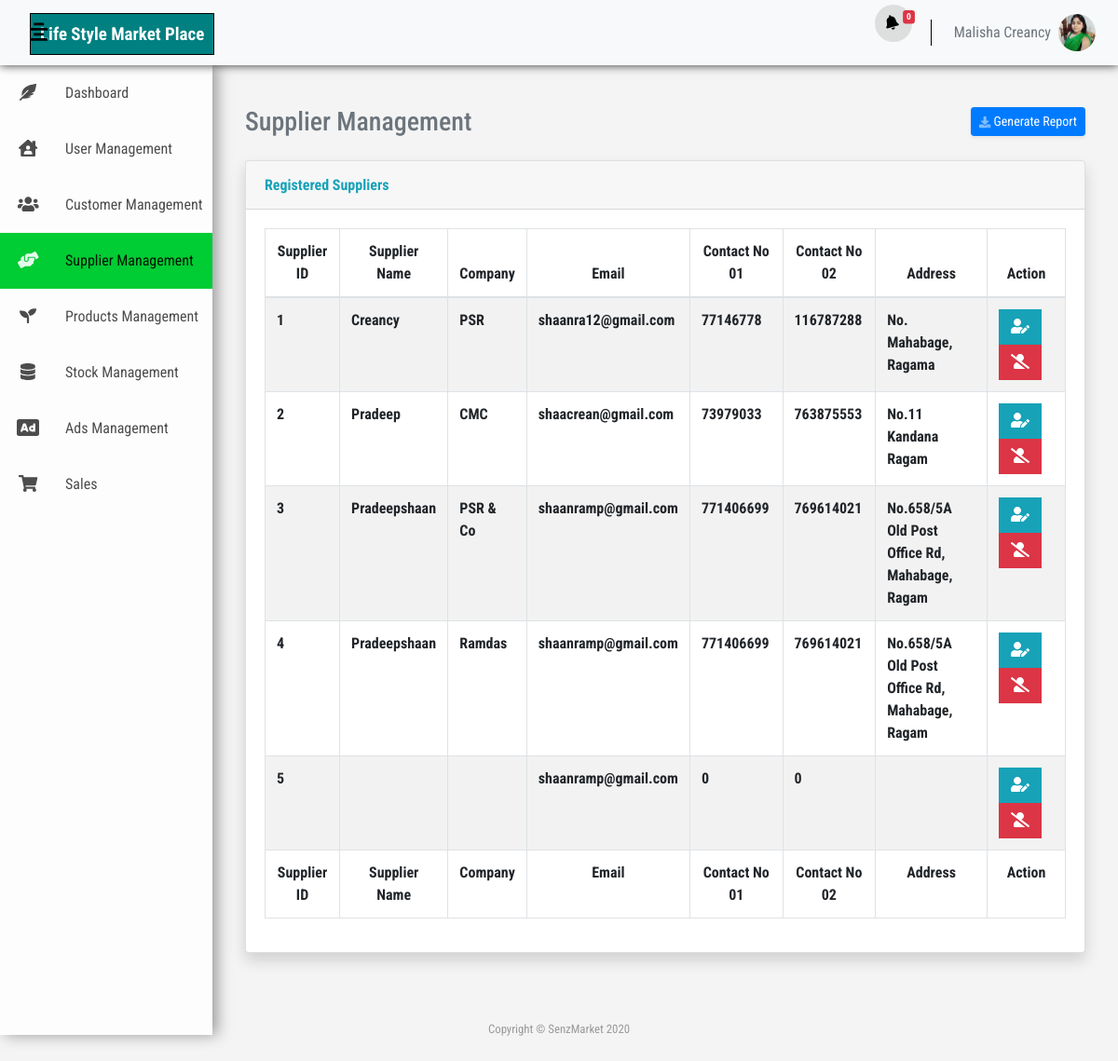
The page /supplier-management.php (signed in) on the database its author committed.
### tables this page shows
CREATE TABLE `user` (
  `user_id` int(11) NOT NULL,
  `user_name` varchar(100) NOT NULL,
  `user_fname` varchar(100) NOT NULL,
  `user_lname` varchar(100) NOT NULL,
  `user_dob` date NOT NULL,
  `user_address` varchar(500) NOT NULL,
  `user_gender` varchar(20) NOT NULL,
  `user_nic` varchar(100) NOT NULL,
  `user_email` varchar(100) NOT NULL,
  `user_password` varchar(100) DEFAULT NULL,
  `user_cno1` varchar(20) NOT NULL,
  `user_cno2` varchar(20) NOT NULL,
  `user_img` varchar(500) NOT NULL DEFAULT 'IMG-6097c453cec5e1.36388049.jpg',
  `user_country` varchar(255) NOT NULL,
  `user_language` varchar(255) NOT NULL,
  `user_reg_date` datetime NOT NULL,
  `user_status` int(11) NOT NULL DEFAULT '1',
  `role_role_id` int(11) NOT NULL
);

CREATE TABLE `supplier` (
  `supplier_id` int(11) NOT NULL,
  `supplier_uname` varchar(255) NOT NULL,
  `supplier_fname` varchar(100) NOT NULL,
  `supplier_lname` varchar(100) NOT NULL,
  `supplier_company` varchar(100) DEFAULT NULL,
  `supplier_email` varchar(100) NOT NULL,
  `supplier_cno1` int(11) NOT NULL,
  `supplier_cno2` int(11) DEFAULT NULL,
  `supplier_address` varchar(45) NOT NULL,
  `supplier_status` int(11) NOT NULL DEFAULT '1',
  `supplier_password` varchar(255) NOT NULL
);

### supplier-management.php (the view, shortened to what this page needs)
<?php
include("./header.php");
function viewSupplier() {
    $conn = ControlDB::getconnect();
    $sql = "SELECT * FROM supplier";
    $result = $conn->query($sql) or die($conn->error);
    return $result;
}
?>
<link rel="stylesheet" type="text/css" href="css/users-ex.css">
<div class="wrapper">
    <div class="sidebar">
        <div class="sidebar-menu">
            <li class="item">
                <a href="index.php" data-toggle="tooltip" title="Dashboard" data-placement="left" class="menu-btn">
                    <i class="fas fa-feather-alt"></i><span>Dashboard</span>
                </a>
            </li>
            <li class="item">
                <a href="in_users.php" data-toggle="tooltip" title="User Management" data-placement="left" class="menu-btn">
                    <i class="fas fa-house-user"></i><span>User Management</span>
                </a>
            </li>
            <li class="item">
                <a href="ex_users.php" data-toggle="tooltip" title="Customer Management" data-placement="left" class="menu-btn">
                    <i class="fas fa-users"></i><span>Customer Management</span>
                </a>
            </li>
            <li class="item">
                <a href="#" data-toggle="tooltip" title="Customer Management" data-placement="left" class="current">
                    <i class="fas fa-hands-helping"></i><span>Supplier Management</span>
                </a>
            </li>
            <li class="item">
                <a href="product.php" data-toggle="tooltip" title="Products Management" data-placement="left" class="menu-btn">
                    <i class="fas fa-seedling"></i><span>Products Management</span>
                </a>
            </li>
            <li class="item">
                <a href="stock-management.php" data-toggle="tooltip" title="Products Management" data-placement="left" class="menu-btn">
                    <i class="fas fa-database"></i><span>Stock Management</span>
                </a>
            </li>
            <li class="item">
                <a href="ads-mgmt.php" data-toggle="tooltip" title="Ads Management" data-placement="left" class="menu-btn">
                    <i class="fas fa-ad fa-lg"></i></i><span>Ads Management</span>
                </a>
            </li>
            <li class="item">
                <a href="sales.php" data-toggle="tooltip" title="Sales" data-placement="left" class="menu-btn">
                    <i class="fas fa-shopping-cart"></i><span>Sales</span>
                </a>
            </li>
        </div>
    </div>
    <div class="content">
        <div class="container-fluid">
            <div class="d-sm-flex align-items-center justify-content-between mb-4">
                <h1 class="h3 mb-0 text-secondary">Supplier Management</h1>
                <a href="report.php" class="d-none d-sm-inline-block btn btn-sm btn-primary shadow-sm">
                    <i class="fas fa-download fa-sm text-white-50"></i>
                    Generate Report
                </a>
            </div>
            <div class="card shadow mb-4"  id="in_user_table">
                <div class="card-header py-3">
                    <h6 class="m-0 font-weight-bold text-info">Registered Suppliers</h6>
                </div>
                <div class="card-body">
                    <div class="table-responsive">
                        <table class="table table-bordered table-striped" id="dataTable" width="100%" cellspacing="0">
                            <thead>
                                <tr style="text-align: center">
                                    <th>Supplier ID</th>
                                    <th>Supplier Name</th>
                                    <th>Company</th>
                                    <th>Email</th>
                                    <th>Contact No 01</th>
                                    <th>Contact No 02</th>
                                    <th>Address</th>
                                    <th>Action</th>
                                </tr>
                            </thead>
                            <tfoot>
                                <tr style="text-align: center">
                                    <th>Supplier ID</th>
                                    <th>Supplier Name</th>
                                    <th>Company</th>
                                    <th>Email</th>
                                    <th>Contact No 01</th>
                                    <th>Contact No 02</th>
                                    <th>Address</th>
                                    <th>Action</th>
                                </tr>
                            </tfoot>
                            <tbody>
                                <?php
                                $supplier_no = 1;
                                $result = viewSupplier();
                                while ($row = mysqli_fetch_array($result)) {
                                    ?>
                                    <tr>
                                        <th><?php echo $supplier_no++; ?></th>
                                        <th><?php echo $row['supplier_uname']; ?></th>
                                        <th><?php echo $row['supplier_company']; ?></th>
                                        <th><?php echo $row['supplier_email']; ?></th>
                                        <th><?php echo $row['supplier_cno1']; ?></th>
                                        <th><?php echo $row['supplier_cno2']; ?></th>
                                        <th><?php echo $row['supplier_address']; ?></th>
                                        <th>
                                            <ul class="list-inline m-0">
                                                <li class="list-inline-item">
                                                    <button class="btn btn-info btn rounded-0 editbtn" name="edit" type="button" type="button" data-toggle="modal" data-backdrop="static" data-keyboard="false" data-target="#supplierUpdateModal"><i class="fas fa-user-edit"></i></button>
                                                </li>
                                                <li class="list-inline-item">
                                                    <button class="btn btn-danger btn rounded-0 deletebtn" name="delete" type="button" data-toggle="modal" title="Delete" data-target="#supplierDeleteModal"><i class="fas fa-user-slash"></i></button>
                                                </li>
                                            </ul>
                                        </th>
                                    </tr>
                                <?php } ?>
                            </tbody>
                        </table>
                    </div>
                </div>
            </div>
        </div>
    </div>
</div>
<?php include("./footer.php"); ?>

### header.php (shortened to what this page needs)
<?php
function profileUserPic() {
    $conn = ControlDB::getconnect();
    $current_user = $_SESSION['user']['user_id'];
    $sql = "SELECT * FROM user WHERE user_id = '$current_user'";
    $result = $conn->query($sql) or die($conn->error);
    return $result;
}
?>
<!DOCTYPE html>
<html>
    <head>
        <link rel="stylesheet" type="text/css" href="vendor/bootstrap-4.5.0/css/bootstrap.css">
        <link rel="stylesheet" type="text/css" href="vendor/fontawesome-free/css/all.css">
        <link rel="stylesheet" type="text/css" href="vendor/fontawesome-free/css/all.min.css">
        <link href="https://cdn.jsdelivr.net/gh/gitbrent/bootstrap4-toggle@3.6.1/css/bootstrap4-toggle.min.css" rel="stylesheet">
        <link rel="stylesheet" type="text/css" href="css/global.css">
        <link rel="stylesheet" type="text/css" href="css/navs.css">
    </head>
    <body>
        <nav class="navbar navbar-expand bg-light mb-4 topbar sticky-top">
            <a href="index.php" class="navbar-brand mb-3 senz">
                <div class="img-thumbnail border-0 senz">
                    <span class="logo-Text mb-4">Life Style Market Place</span>
                </div>
            </a>
            <div class="sidebar-btn ml-3">
                <i class="fas fa-align-center"></i>
            </div>
            <?php
            $conn = ControlDB::getconnect();
            $sql_seller = mysqli_query($conn, "SELECT * FROM seller WHERE seller_status = 1");
            $count_seller = mysqli_num_rows($sql_seller);
            ?>
            <ul class="navbar-nav ml-auto">
                <li class="nav-item dropdown no-arrow mx-1">
                    <a class="nav-link top-alert" href="#" id="alertsDropdown" role="button" data-toggle="dropdown" aria-haspopup="true" aria-expanded="false">
                        <i class="fas fa-bell fa-fw" data-fa-transform="rotate-345"></i>
                        <span class="badge badge-danger badge-counter"><?php echo $count_seller; ?></span>
                    </a>
                </li>
                <?php
                $result = profileUserPic();
                while ($row = mysqli_fetch_array($result)) {
                    ?>
                    <li class="nav-item dropdown no-arrow">
                        <a class="nav-link text-secondary" href="#" id="userDropdown" role="button" data-toggle="dropdown" aria-expanded="false">
                            <span class="mr-2 d-none d-lg-inline text-secondary "><?php echo $_SESSION['user']['user_fname'] . " " . $_SESSION['user']['user_lname']; ?></span>
                            <img class="img-profile rounded-circle" src="<?php echo './uploads/' . $row['user_img'] . '" width="100px;" height="100px;" alt="image"' ?>">
                        </a>
                    <?php } ?>
                </li>
            </ul>
        </nav>

### css/global.css (style rules this page uses)
body { background: rgba(242, 242, 242,0.8); color: black; }

### css/navs/_global.css (style rules this page uses)
body { font-family: 'Roboto Condensed', sans-serif; }
* { margin: 0; padding: 0; list-style: none; text-decoration: none; box-sizing: border-box; font-family: 'Roboto Condensed', sans-serif; }
.content { margin-left: 228px; width: calc(100% - 228px); padding: 20px; transition: all 0.3s; }

### css/navs/_sidebar.css (style rules this page uses)
.sidebar-btn { position: absolute; margin-left: 200px; font-size: 22px; font-weight: 900; cursor: pointer; transition: 0.3s; transition-property: color; margin-right: auto; }
.wrapper .sidebar { z-index: 1; position: fixed; top: 70px; background: rgba(255,255,255,0.8); width: 228px; height: calc(100% - 9%); transition: 0.3s; transition-property: width; overflow-y: hidden; box-shadow: 5px 0 15px #999; }
.wrapper .sidebar .sidebar-menu { overflow: hidden; position: absolute; width: 100%; top: 0; left: 0; }
.wrapper .sidebar .sidebar-menu .item { position: relative; width: 228px; overflow: hidden; }
.wrapper .sidebar .sidebar-menu .item .menu-btn { display: block; font-size: 18px; color: rgba(0, 0, 0, 0.7); position: relative; min-width: 60px; height: 60px; text-align: center; transition: all 0.3s; transition-property: color; text-decoration: none; display: flex; }
.wrapper .sidebar .sidebar-menu .item i { position: relative; display: block; width: 60px; height: 60px; line-height: 60px; text-align: center; }
.wrapper .sidebar .sidebar-menu .item span { position: relative; display: block; padding: 0 10px; font-size: 16px; line-height: 60px; height: 60px; }
.wrapper .sidebar .sidebar-menu .item .current { background-color: #00cc33; display: block; font-size: 18px; color: rgba(0, 0, 0, 0.9); position: relative; min-width: 60px; height: 60px; display: flex; text-align: center; transition: all 0.3s; transition-property: color; text-decoration: none; }
.wrapper .sidebar .sidebar-menu .item .current i { color: rgba(255,255,255,0.9); font-weight: 100; }

### css/navs/_topbar.css (style rules this page uses)
.topbar { height: 4.375rem; }
nav { background: rgba(255, 255, 255, 1); box-shadow: 0 0 10px 0 rgba(0, 0, 0, .8); }
.senz { max-height: 30px; margin-left: 6px; background: transparent; }
.logo-Text { max-height: 30px; margin-left: 0px; font-size: 19px; font-weight: bold; border: 1px solid black; background: teal; color: white; padding: 10px; }
.nav-item .top-alert { margin-top: 5px; color: #000; text-height: auto; width: 40px; height: 40px; border-radius: 50px; background: #dddede; }
.img-profile { width: 40px; height: 40px; }
.badge-counter { position: absolute; transform: scale(0.8); transform-origin: top right; right: -.2rem; margin-top: -.65rem; }

### rows shown on the page
user: user_img (picture)
supplier: supplier_uname "Creancy", supplier_company "PSR", supplier_email "shaanra12@gmail.com", supplier_cno1 "77146778", supplier_cno2 "116787288", supplier_address "No. Mahabage, Ragama"
supplier: supplier_uname "Pradeep", supplier_company "CMC", supplier_email "shaacrean@gmail.com", supplier_cno1 "73979033", supplier_cno2 "763875553", supplier_address "No.11 Kandana Ragam"
supplier: supplier_uname "Pradeepshaan", supplier_company "PSR & Co", supplier_email "shaanramp@gmail.com", supplier_cno1 "771406699", supplier_cno2 "769614021", supplier_address "No.658/5A Old Post Office Rd, Mahabage, Ragam"
supplier: supplier_uname "Pradeepshaan", supplier_company "Ramdas", supplier_email "shaanramp@gmail.com", supplier_cno1 "771406699", supplier_cno2 "769614021", supplier_address "No.658/5A Old Post Office Rd, Mahabage, Ragam"
supplier: supplier_email "shaanramp@gmail.com", supplier_cno1 "0", supplier_cno2 "0"

### other values the page prints
$count_seller "0"
